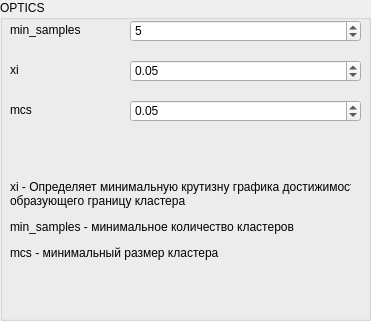
      <widget class="QGroupBox" name="OPTICS">
       <property name="geometry">
        <rect>
         <x>500</x>
         <y>270</y>
         <width>371</width>
         <height>321</height>
        </rect>
       </property>
       <property name="title">
        <string>OPTICS</string>
       </property>
       <widget class="QLabel" name="label_33">
        <property name="geometry">
         <rect>
          <x>10</x>
          <y>20</y>
          <width>91</width>
          <height>20</height>
         </rect>
        </property>
        <property name="toolTip">
         <string>Количество соседей, используемых по умолчанию для запросов kneighbors.</string>
        </property>
        <property name="text">
         <string>min_samples</string>
        </property>
       </widget>
       <widget class="QSpinBox" name="spinBox_4">
        <property name="geometry">
         <rect>
          <x>130</x>
          <y>20</y>
          <width>231</width>
          <height>22</height>
         </rect>
        </property>
        <property name="maximum">
         <number>100</number>
        </property>
        <property name="value">
         <number>5</number>
        </property>
       </widget>
       <widget class="QLabel" name="label_34">
        <property name="geometry">
         <rect>
          <x>10</x>
          <y>60</y>
          <width>63</width>
          <height>20</height>
         </rect>
        </property>
        <property name="toolTip">
         <string>Количество соседей, используемых по умолчанию для запросов kneighbors.</string>
        </property>
        <property name="text">
         <string>xi</string>
        </property>
       </widget>
       <widget class="QDoubleSpinBox" name="doubleSpinBox_4">
        <property name="geometry">
         <rect>
          <x>130</x>
          <y>60</y>
          <width>231</width>
          <height>22</height>
         </rect>
        </property>
        <property name="maximum">
         <double>1.000000000000000</double>
        </property>
        <property name="singleStep">
         <double>0.010000000000000</double>
        </property>
        <property name="value">
         <double>0.050000000000000</double>
        </property>
       </widget>
       <widget class="QLabel" name="label_35">
        <property name="geometry">
         <rect>
          <x>10</x>
          <y>100</y>
          <width>63</width>
          <height>20</height>
         </rect>
        </property>
        <property name="toolTip">
         <string>Количество соседей, используемых по умолчанию для запросов kneighbors.</string>
        </property>
        <property name="text">
         <string>mcs</string>
        </property>
       </widget>
       <widget class="QDoubleSpinBox" name="doubleSpinBox_5">
        <property name="geometry">
         <rect>
          <x>130</x>
          <y>100</y>
          <width>231</width>
          <height>22</height>
         </rect>
        </property>
        <property name="maximum">
         <double>1.000000000000000</double>
        </property>
        <property name="singleStep">
         <double>0.010000000000000</double>
        </property>
        <property name="value">
         <double>0.050000000000000</double>
        </property>
       </widget>
       <widget class="QLabel" name="label_56">
        <property name="geometry">
         <rect>
          <x>10</x>
          <y>150</y>
          <width>341</width>
          <height>141</height>
         </rect>
        </property>
        <property name="text">
         <string>&lt;html&gt;&lt;head/&gt;&lt;body&gt;&lt;p&gt;xi -  Определяет минимальную крутизну графика достижимости,&lt;br/&gt;образующего границу кластера&lt;/p&gt;&lt;p&gt;min_samples - минимальное количество кластеров&lt;/p&gt;&lt;p&gt;mcs - минимальный размер кластера&lt;/p&gt;&lt;/body&gt;&lt;/html&gt;</string>
        </property>
       </widget>
      </widget>
